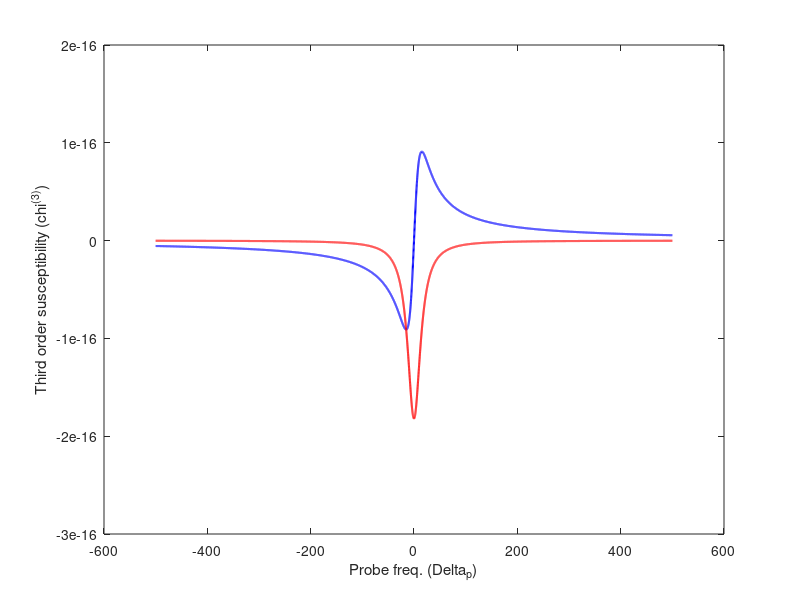

Write the MATLAB code that produced this figure.
clear;
close all;

% Parameters
mu41=15.68e-29;
hbar=1.05e-34;
deltap=-5e13:0.001e13:5e13;
deltac=0;
deltad=0;
deltab=0;
phi=0;
omegac=1.51e11;
omegap=2.84e12;
omegad=0e12;
omegab=0e12;
g21=1.51e11;
g31=3.03e12;
g41=3.03e12;
k=1.24e15;
c=3e8; % Speed of light

% Complex detuning terms
X=(deltap-deltab+(1i/2).*g21);
Y=(deltap-deltad+(1i/2).*g31);
Z=(deltap+(1i/2).*g41);

% Numerator and Denominator terms
Dp=(X.*Z-abs(omegac).^2);
D=(X.*Y.*Z-Z.*abs(omegac).^2-X.*abs(omegad).^2-Y.*abs(omegab).^2+2*(omegac)*(omegad)*(omegab)*cos(phi));
D2=(Y.*abs(omegab)-abs(omegac*omegad)*exp(1i*phi));
D3=(X.*abs(omegad)-abs(omegac*omegab)*exp(-1i*phi));
A=((2.*c.*k)./(omegap));
B=((abs(Dp).^2+abs(D2).^2+abs(D3).^2)/abs(D).^2);

%chi1=((-A.*Dp)./D);
chi3=((A.*Dp)./D)*(abs(mu41).^2/((hbar).^2))*B;

% Plot
plot(deltap./10.^11,real(chi3), 'b', 'LineWidth', 1.5);
hold on;
plot(deltap./10.^11,imag(chi3), 'r', 'LineWidth', 1.5);
xlabel("Probe freq. (\Delta_p)");
ylabel("Third order susceptibility (\chi^{(3)})");
